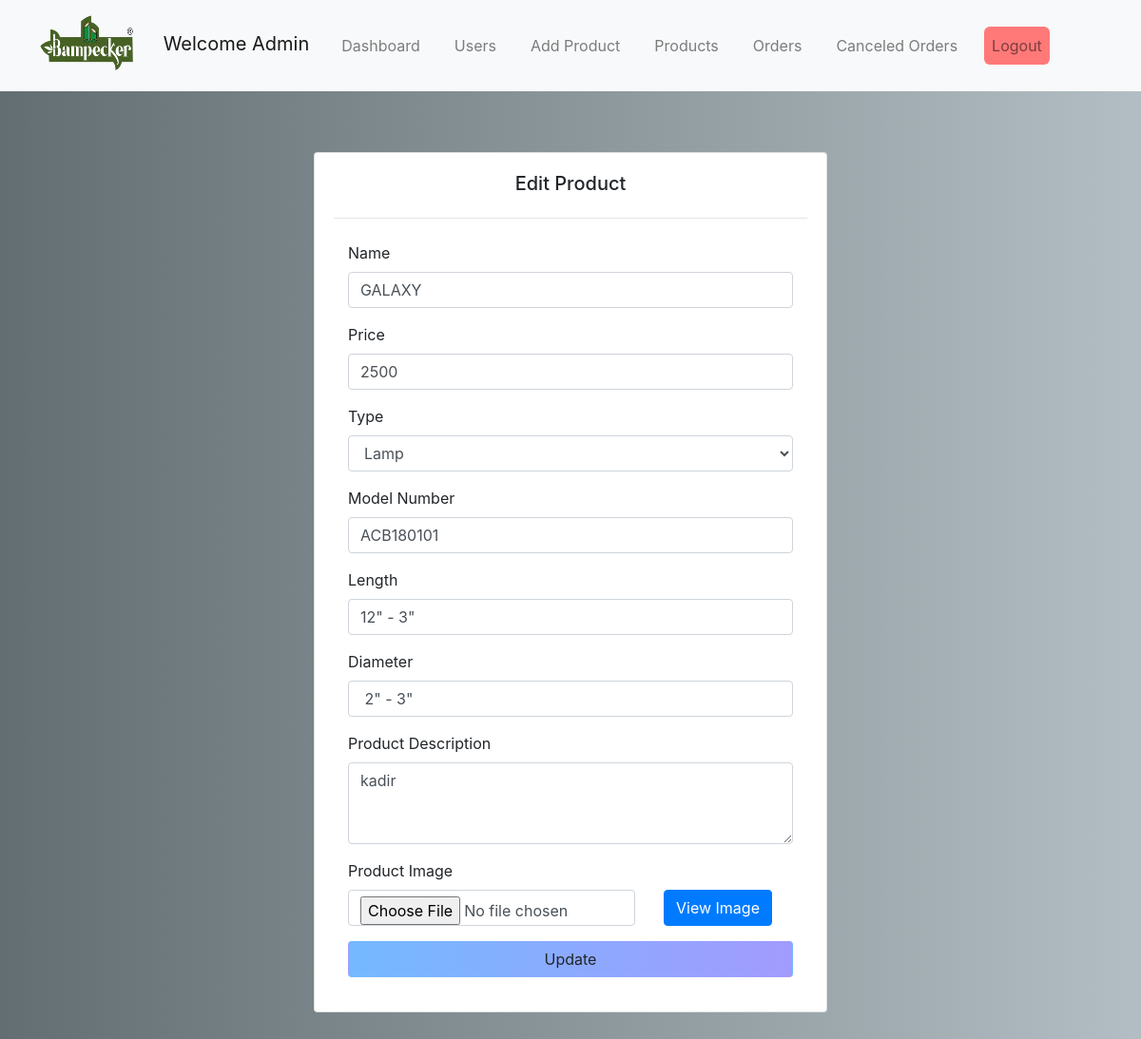
The app's page /admin-panel/productEdit.php?product_id=2 (signed in) with its own data.
### tables this page shows
CREATE TABLE `products_tbl` (
  `id` int(11) NOT NULL,
  `name` varchar(50) NOT NULL,
  `image` varchar(50) NOT NULL,
  `price` float NOT NULL,
  `type` varchar(50) NOT NULL,
  `modal_no` varchar(50) NOT NULL,
  `length` varchar(50) NOT NULL,
  `diameter` varchar(50) NOT NULL,
  `description` varchar(1000) NOT NULL
);

### admin-panel/productEdit.php (the view, shortened to what this page needs)
<?php include '../common/connect.php'; ?>
<!DOCTYPE html>
<html>
<head>
  <link rel="stylesheet" href="https://stackpath.bootstrapcdn.com/bootstrap/4.4.1/css/bootstrap.min.css">
  <link rel="stylesheet" type="text/css" href="css/login.css">
</head>
<body>
<?php
    include 'navbar.php';
    if(isset($_GET['product_id'])){
$get_product = mysqli_query($conn,"SELECT * FROM `products_tbl` WHERE `ID` = '".$_GET['product_id']."'");
$row = mysqli_fetch_assoc($get_product);
?>
<div class="container mt-3">
  <div class="row">
        <div class="col-sm-6 col-md-6 col-lg-6 mx-auto">
        <div class="card card-signin my-5">
          <div class="card-body">
            <h5 class="card-title text-center">Edit Product</h5>
            <hr class="my-4">
            <form class="form-signin" method="POST" enctype="multipart/form-data">
              <div class="col-md-12">
                  <div class="form-group">
                    <label for="Product Name">Name</label>
                    <input name="product_name" required type="text" class="form-control" placeholder="Product Name" value="<?php echo $row['name'] ?>">
                  </div>
                </div>
                <div class="col-md-12">
                  <div class="form-group">
                    <label for="Price">Price</label>
                    <input type="number" name="product_price" required class="form-control" placeholder="Product Price" value="<?php echo $row['price'] ?>">
                  </div>
                </div>
                <div class="col-md-12">
                  <div class="form-group">
                    <label for="Price">Type</label>
                    <select name="product_type" id="" class="form-control" required>
                    <option value="lamps">Lamp</option>
                    </select>
                  </div>
                </div>
                <div class="col-md-12">
                  <div class="form-group">
                    <label for="Price">Model Number</label>
                    <input type="text" name="product_modal_no" required class="form-control" placeholder="eg:ACB180101" value="<?php echo $row['modal_no'] ?>">
                  </div>
                </div>
                <div class="col-md-12">
                  <div class="form-group">
                    <label for="Price">Length</label>
                    <input type="text" name="product_length" required class="form-control" placeholder='eg:12" - 3"' value='<?php echo $row["length"] ?>'>
                  </div>
                </div>
                <div class="col-md-12">
                  <div class="form-group">
                    <label for="Price">Diameter</label>
                    <input type="text" name="product_diameter" required class="form-control" placeholder='eg:12" - 3"' value='<?php echo $row["diameter"] ?>'>
                  </div>
                </div>
                <div class="col-md-12">
                  <div class="form-group">
                    <label for="Description">Product Description</label>
                    <textarea class="form-control" required  name="product_des" rows="3" placeholder="Product Description"><?php echo $row['description'] ?></textarea>
                  </div>
                </div>
                <div class="col-md-12">
                  <div class="form-group">
                    <label for="Photo">Product Image</label>
                     <div class="row">
                     <div class="col-md-8 col-6">
                     <input type="file" name="product_photo" required class="form-control">
                    </div>
                    <div class="col-md-4 col-6">
                    <div class="btn btn-primary" data-toggle="modal" data-target="#exampleModal">View Image</div>
                    </div>
                     </div>
                  </div>
                </div>
                <div class="col-md-12">
                  <div class="form-group">
                    <button type="submit" class="login-btn btn btn-block" name="update-product">Update</button>
                  </div>
                </div>
            </form>
            <?php }else{
              echo "<script>window.location.href='addProduct.php';</script>";
              die;
            } ?>
          </div>
        </div>
      </div>
</div>
</div>
</body>
</html>

### admin-panel/css/login.css (style rules this page uses)
:root { --input-padding-x: 1.5rem; --input-padding-y: .75rem; }
body { background: #007bff; background: linear-gradient(to right, #636e72, #b2bec3); }
.login-btn { background: linear-gradient(to right, #74b9ff, #a29bfe);; }

### records on screen
products_tbl: product_name "GALAXY", product_price "2500", product_modal_no "ACB180101", product_length "12\" - 3\"", product_diameter "2\" - 3\"", product_des "kadir"
